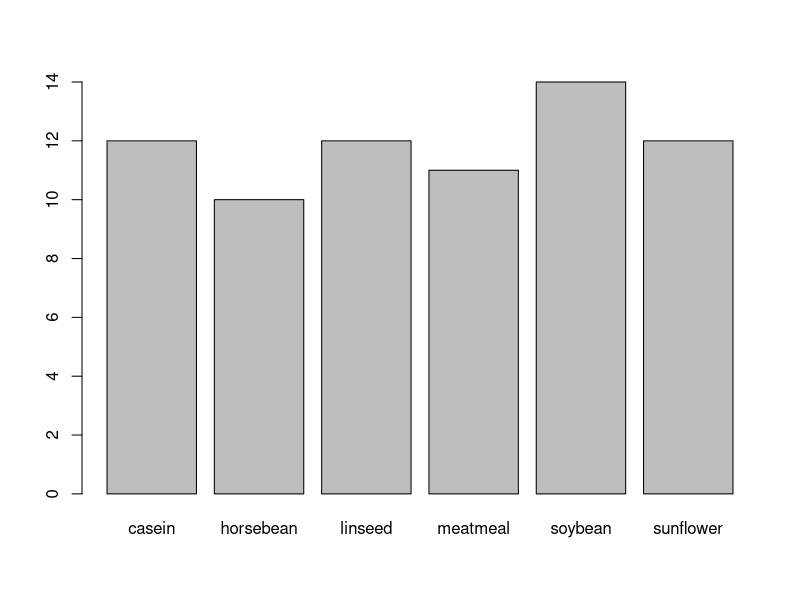
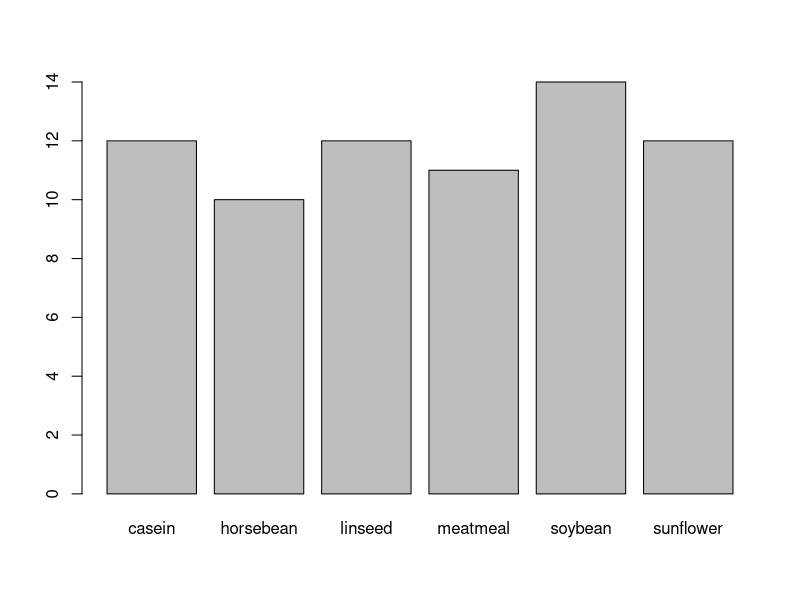
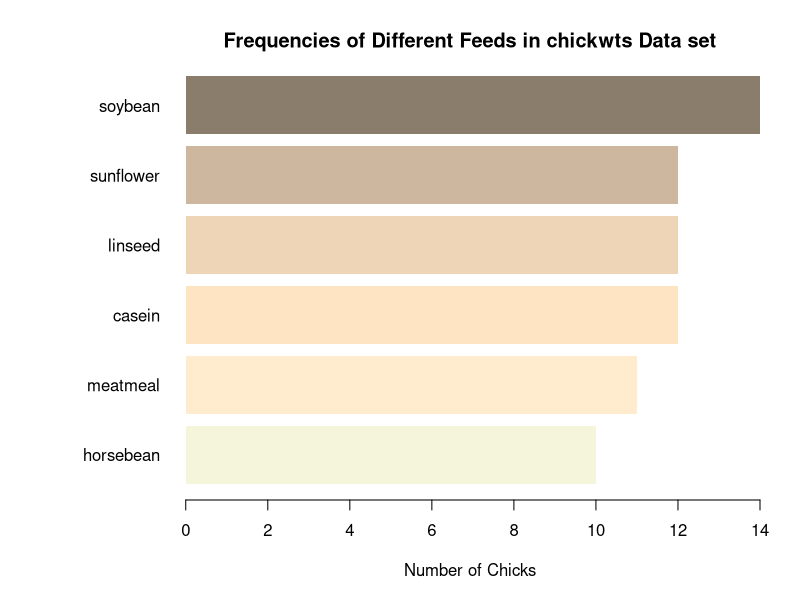

Write the R code that produced these figures, in order.
#!/usr/bin/env Rscript
# LOAD DATA
# Loads data sets package
library("datasets")

# DEFAULT CHART WITH PLOT()
# Default method to plot the variable feed from chickwts
plot(chickwts$feed)

# CREATE TABLE
feeds <- table(chickwts$feed) # Create a table of feed, place in “feeds”
# See contents of object “feeds”
feeds
# Identical to plot(chickwts$feed) but with new object
barplot(feeds)

# USE BARPLOT() AND PAR() FOR PARAMETERS
# Stores current graphical parameters.
oldpar <- par(no.readonly = TRUE)
par(oma = c(1, 4, 1, 1)) # Sets outside margins: bottom, left, top, right.
par(mar = c(4, 5, 2, 1)) # Sets plot margins.
barplot(feeds[order(feeds)], # Orders the bars by descending values.
  horiz = TRUE, # Makes the bars horizontal.
  las = 1, # las gives orientation of axis labels.
  col = c(
    "beige", "blanchedalmond", "bisque1", "bisque2",
    "bisque3", "bisque4"
  ), # Vector of colors for bars.
  border = NA, # No borders on bars.
  # Add main title and label for x-axis.
  main = "Frequencies of Different Feeds in chickwts Data set",
  xlab = "Number of Chicks"
)

# CLEAN UP
# Restores previous parameters (ignore errors).
par(oldpar)
# Unloads data sets package.
detach("package:datasets", unload = TRUE)
# Removes all objects from workspace.
rm(list = ls())
